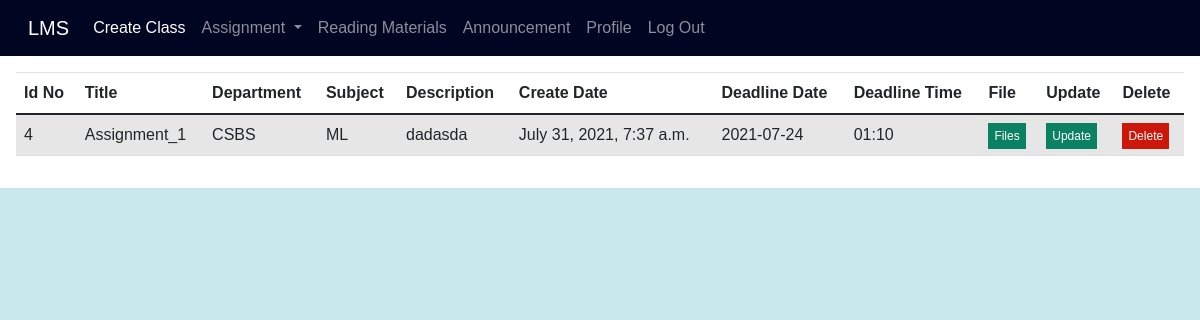
Screenshot of /view_assignment/ (signed in) with the database file from the repository.
### lms_app/models.py (models this page shows)
class Create_assignment(models.Model):
    id = models.AutoField(primary_key=True)
    admin_id = models.IntegerField(unique=False)
    title = models.CharField(max_length=100,unique=False)
    department = models.CharField(max_length=100, unique=False)
    subject = models.CharField(max_length=100, unique=False)
    despription = models.CharField(max_length=700,unique=False)
    deadline_date = models.CharField(max_length=50,unique=False)
    deadline_time = models.CharField(max_length=50,unique=False)
    uploaded_date = models.DateTimeField(auto_now_add=True, null=True)
    file = models.CharField(max_length=500,unique=False)

### lms_app/views.py (the view)
# urls.py: path("view_assignment/",views.view_assignment, name='view_assignment'),
def view_assignment(requests):
    if 'teacher_id' in requests.session:
        id = requests.session['teacher_id']
        data = Create_assignment.objects.all().filter(admin_id=id)
        my_dic = {'records': data}
    return render(requests, 'view_assignment.html', context=my_dic)

### templates/view_assignment.html (shortened to what this page needs)
{% extends 'header.html' %}
{% block body_block %}
<div class="from_table">
    <table class="table table-striped ">
  <thead>
    <tr>
      <th scope="col">Id No</th>
      <th scope="col">Title</th>
      <th scope="col">Department</th>
      <th scope="col">Subject</th>
        <th scope="col">Description</th>
        <th scope="col">Create Date</th>
      <th scope="col">Deadline Date</th>
      <th scope="col">Deadline Time</th>
      <th scope="col">File</th>
       <th scope="col">Update</th>
        <th scope="col">Delete</th>
    </tr>
  </thead>
  <tbody>
{% if records %}
{%  for stat in records %}
    <tr>
      <td>{{stat.id}}</td>
      <td>{{stat.title}}</td>
      <td>{{stat.department}}</td>
      <td>{{stat.subject}}</td>
       <td>{{stat.despription}}</td>
      <td>{{stat.uploaded_date}}</td>
      <td>{{stat.deadline_date}}</td>
      <td>{{stat.deadline_time}}</td>
        <td><a href="{{stat.file}}" style="text-decoration: none; background: rgb(11, 129, 100); padding: 6px; color: white; font-size: 12px;">Files</a></td>
        <td><a href="{% url 'base:update_assignment' assignment_id=stat.id %}" style="text-decoration: none; background: rgb(11, 129, 100); padding: 6px; color: white; font-size: 12px;">Update</a></td>
        <td><a href="{% url 'base:delete_assignment' assignment_id=stat.id %}" style="text-decoration: none; background: rgb(204, 23, 10); padding: 6px; color: white; font-size: 12px;">Delete</a></td>
    </tr>
{% endfor %}
{%endif %}
  </tbody>
</table>
</div>
</body>
</html>
{% endblock %}

### static/css/style.css (style rules this page uses)
body { margin: 0; padding: 0; box-sizing: border-box; background: rgb(200, 233 ,236); font-family: 'Noto Sans JP', sans-serif; }
.new_feeds,th { padding: 20px; }
.from_table { padding: 1rem; overflow: auto; flex: 1 1 30rem; background-color: white; margin: auto; margin-top: 0px; }

### rows the page displays
Create_assignment: id "4", title "Assignment_1", department "CSBS", subject "ML", despription "dadasda", uploaded_date "July 31, 2021, 7:37 a.m.", deadline_date "2021-07-24", deadline_time "01:10"
